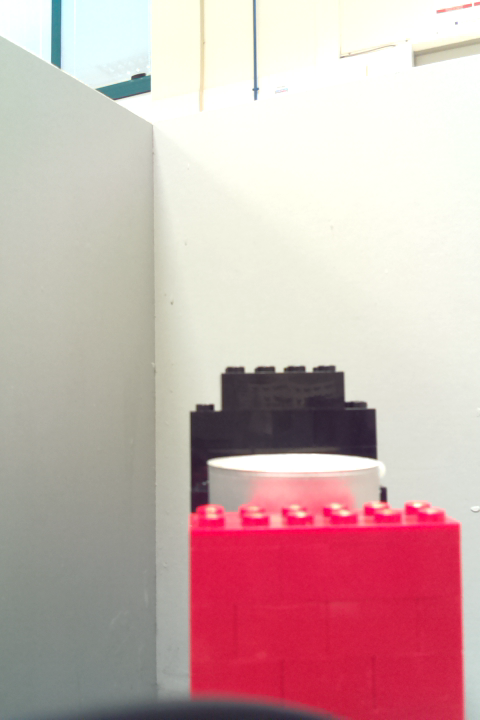
#> input picture EI1028/candle/img/candle_off.png, 480 x 720 px
$ python candle.py img/candle_off.png   (older library calls are emulated)
#> lines starting #> are read from the running program, lines starting #| are printed output that depends on the picture; after the words box and inside, x2 and y2 are one past the last pixel; in counts of white or black regions, pixels touching at a corner belong together
#> further down, img is the input picture: shape (720, 480, 3); mean B, G, R 175.1, 176.2, 205.4
import numpy as np
import cv2
import sys

def maxArea(contours):
    imax = 0
    x,y,w,h = cv2.boundingRect(contours[0])
    maxA = w*h
    i = 1
    lc = len(contours)
    while i<lc:
        x,y,w,h = cv2.boundingRect(contours[i])
        if w*h > maxA:
            maxA = w*h
            imax = i
        i = i + 1
    return imax

def findBlob(img,lower,upper):
#> called with lower = (0, 0, 100), upper = (100, 100, 255)
    mask = cv2.inRange(img, lower, upper)
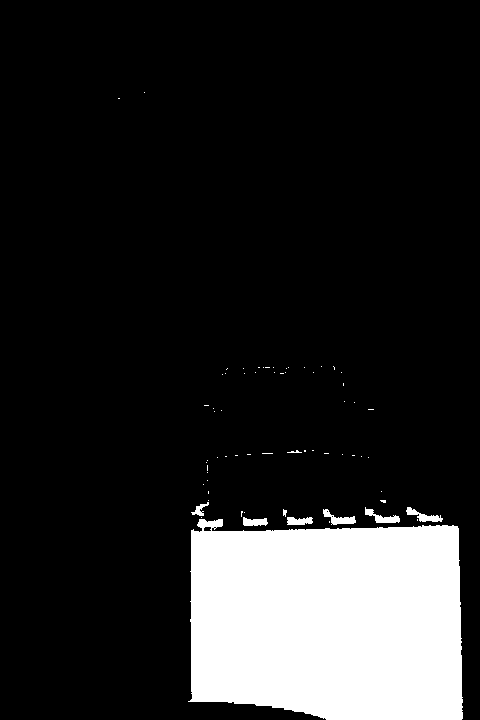
#> mask: shape (720, 480); 14.9% white; 66 white regions (57 under 20 px), largest, box (x1, y1, x2, y2) and area: (188, 519, 463, 720) 50068, (323, 509, 356, 525) 225, (365, 507, 400, 523) 223
    mask = cv2.erode(mask, None, iterations=2)
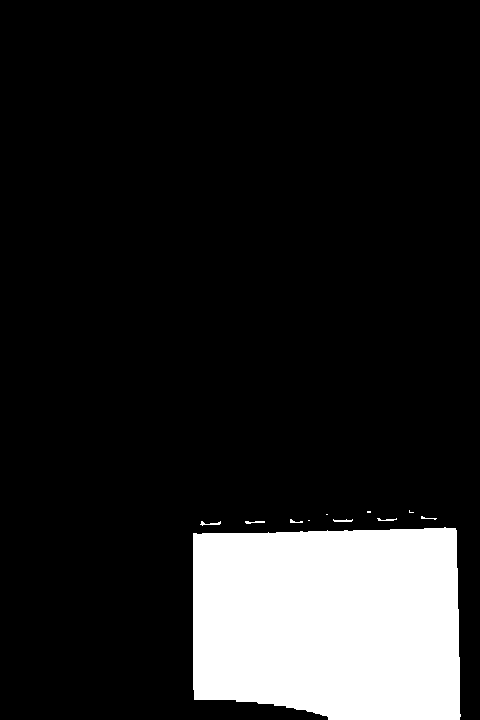
#> mask: shape (720, 480); 14% white; 11 white regions (4 under 20 px), largest, box (x1, y1, x2, y2) and area: (193, 527, 461, 720) 48194, (200, 521, 221, 526) 45, (333, 519, 353, 522) 41
    mask = cv2.dilate(mask, None, iterations=2)
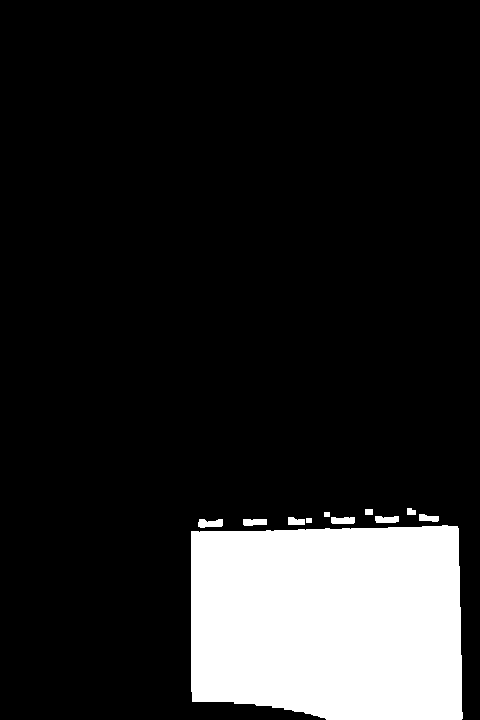
#> mask: shape (720, 480); 14.7% white; 11 white regions
    im2, contours, hierarchy = cv2.findContours(mask, cv2.RETR_EXTERNAL, cv2.CHAIN_APPROX_SIMPLE)
#> contours = 11 contours; largest, box (x1, y1, x2, y2) and area: (191, 525, 463, 720) 49350, (198, 519, 223, 528) 146, (331, 517, 355, 524) 128, (243, 519, 267, 526) 122, (375, 516, 399, 523) 121
    lc = len(contours)
#> lc = 11
    if lc>0:
        found = True
        imax = maxArea(contours)
#> in maxArea, `x,y,w,h = cv2.boundingRect(contours[0])`: x = 191; y = 525; w = 272; h = 195
#> in maxArea, `maxA = w*h`: maxA = 53040
#> in maxArea, `lc = len(contours)`: lc = 11
#> the loop in maxArea, `while i<lc:` made 10 passes
#> (x, y, w, h) on passes 1 to 10: (243, 519, 24, 7), (198, 519, 25, 9), (306, 518, 6, 5), (331, 517, 24, 7), (288, 517, 17, 8), (375, 516, 24, 7), (419, 514, 20, 8), (324, 512, 6, 5), (365, 509, 8, 6), (407, 508, 9, 7)
#> after the loop in maxArea, `while i<lc:`: imax = 0; maxA = 53040
#> imax = 0
        maxCnt = contours[imax]
#> maxCnt = contour of 75 points, box (x1, y1, x2, y2) (191, 525, 463, 720), area 49350
        x,y,w,h = cv2.boundingRect(maxCnt)
#> x = 191; y = 525; w = 272; h = 195
    else:
        found = False
        x,y,w,h = 0,0,0,0
    return found,x,y,w,h

def state(img,x,y,w,h):
    roi = img[y-h:y, x:x+w, :]
    whiteLower = (240,240,240)
    whiteUpper = (255,255,255)
    found,x,y,w,h = findBlob(roi,whiteLower,whiteUpper)
    if not found:
        return False
    else:
        if float(h)/w > 0.25:
            return True
        else:
            return False

def position(img):
    redLower = (  0,   0, 100)
    redUpper = (100, 100, 255)
    found,x,y,w,h = findBlob(img,redLower,redUpper)
#> found = True; x = 191; y = 525; w = 272; h = 195
    return found,x,y,w,h

if __name__ == "__main__":
    if len(sys.argv) != 2:
        print("Usage: candle.py filename")
        sys.exit()
    img = cv2.imread(sys.argv[1])
    found,x,y,w,h = position(img)
#> found = True; x = 191; y = 525; w = 272; h = 195
    if found:
        print('Candle bounding box: (x,y)=(%d,%d), w=%d, h=%d ' % (x,y,w,h))
#| Candle bounding box: (x,y)=(191,525), w=272, h=195
        cv2.rectangle(img,(x,y),(x+w,y+h),(255,0,0),2)
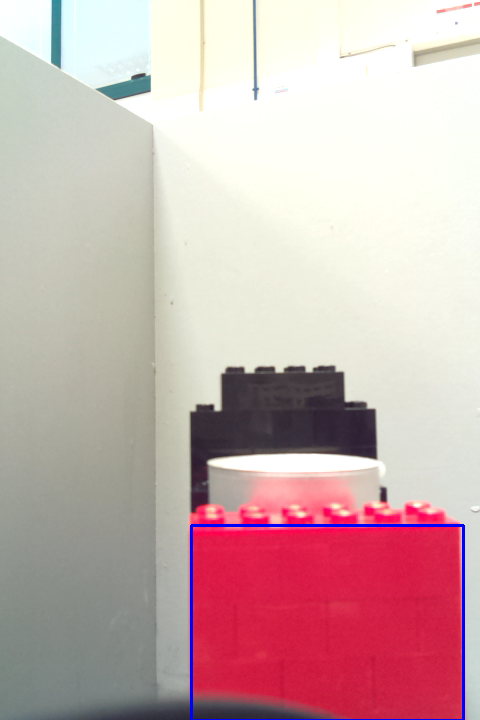
#> img: shape (720, 480, 3); 0.65% of pixels changed, all inside (x1, y1, x2, y2) = (190, 524, 465, 720)
        lit = state(img,x,y,w,h)
#> in state, `roi = img[y-h:y, x:x+w, :]`:
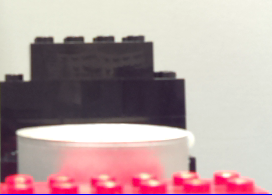
#> roi: shape (195, 272, 3); mean B, G, R 162.3, 161.3, 184.1
#> call 2 of findBlob, with lower = (240, 240, 240), upper = (255, 255, 255)
#> in findBlob (call 2), `mask = cv2.inRange(img, lower, upper)`:
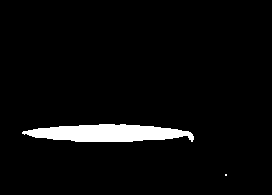
#> mask: shape (195, 272); 4.2% white; 2 white regions (1 under 20 px), largest, box (x1, y1, x2, y2) and area: (22, 124, 194, 142) 2246
#> in findBlob (call 2), `mask = cv2.erode(mask, None, iterations=2)`:
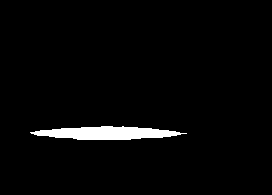
#> mask: shape (195, 272); 2.8% white; 1 white region, box (x1, y1, x2, y2) and area: (30, 126, 187, 140) 1484
#> in findBlob (call 2), `mask = cv2.dilate(mask, None, iterations=2)`: mask: shape (195, 272); 4.1% white; 1 white region
#> in findBlob (call 2), `im2, contours, hierarchy = cv2.findContours(mask, cv2.RETR_EXTERNAL, c..`: contours = 1 contour; box (x1, y1, x2, y2) and area: (28, 124, 189, 142) 2023
#> in findBlob (call 2), `lc = len(contours)`: lc = 1
#> in findBlob (call 2), `maxCnt = contours[imax]`: maxCnt = contour of 59 points, box (x1, y1, x2, y2) (28, 124, 189, 142), area 2023
#> in findBlob (call 2), `x,y,w,h = cv2.boundingRect(maxCnt)`: x = 28; y = 124; w = 161; h = 18
#> in state, `found,x,y,w,h = findBlob(roi,whiteLower,whiteUpper)`: found = True; x = 28; y = 124; w = 161; h = 18
#> lit = False
        if lit:
            print('It seems to be ON')
        else:
            print('It seems to be OFF')
        cv2.imshow('image',img)
        cv2.waitKey(0)
        cv2.destroyAllWindows()
    else:
        print('No candle found in image')
